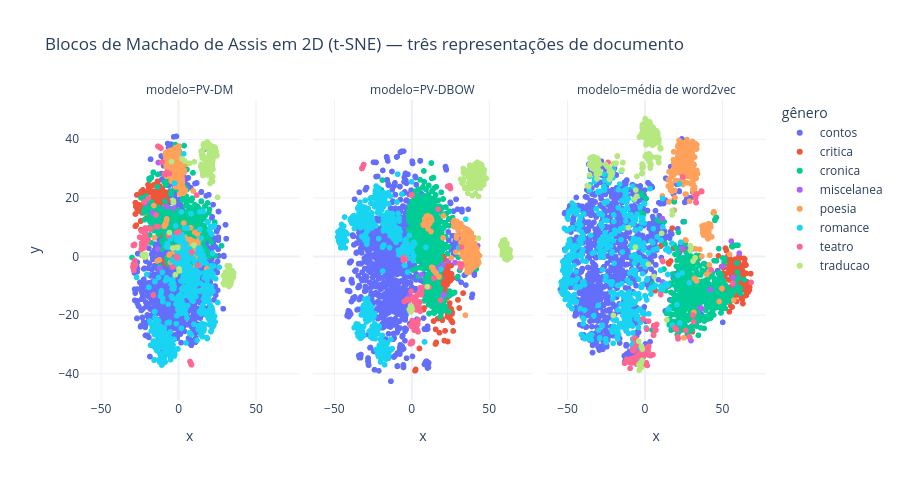

The notebook cell this image was saved under:
### Markdown cell above
## 3. Os vetores de documento separam gêneros literários?

Projetamos todos os blocos em 2D (t-SNE) coloridos pelo gênero. Comparamos PV-DM, PV-DBOW e o baseline **média dos vetores de palavras** (Skip-gram Machado).

### Code cell
from sklearn.manifold import TSNE
from replang.data.embeddings import load_local_model
from replang.data.corpora import iter_machado_raw, _strip_machado_header
from replang.utils.text import iter_sentences
import plotly.express as px
sg = load_local_model("machado_sg100")
# reconstruímos os documentos (mesma segmentação do script de treino) para o baseline de média
docs = []
for fname, text in iter_machado_raw():
    sents = list(iter_sentences(_strip_machado_header(text)))
    for i in range(0, len(sents), 60):
        chunk = [t for s in sents[i:i+60] for t in s]
        if len(chunk) > 100:
            docs.append(chunk)
assert len(docs) == len(meta)
mean_vecs = np.stack([np.mean([sg[w] for w in d if w in sg], axis=0) for d in docs])
reps = {"PV-DM": pvdm.dv.vectors, "PV-DBOW": pvdbow.dv.vectors, "média de word2vec": mean_vecs}
frames = []
for name, X in reps.items():
    Z = TSNE(n_components=2, random_state=0, perplexity=30, init="pca").fit_transform(X)
    frames.append(pd.DataFrame({"x": Z[:, 0], "y": Z[:, 1], "gênero": docs_df.genero, "obra": docs_df.arquivo.str.split("/").str[-1], "modelo": name}))
fig = px.scatter(pd.concat(frames), x="x", y="y", color="gênero", facet_col="modelo", hover_data=["obra"], template="plotly_white", title="Blocos de Machado de Assis em 2D (t-SNE) — três representações de documento", height=480)
fig.show()

### Figure 1 — Plotly figure (JSON) as saved in the notebook; plotly's stock layout.template omitted (floating-point values rounded to 4 significant figures; data arrays with more than 128 entries replaced by an {"elided": "..."} marker saying what was removed)
{"data": [{"customdata": {"elided": "958x1 str values"}, "hovertemplate": "gênero=contos<br>modelo=PV-DM<br>x=%{x}<br>y=%{y}<br>obra=%{customdata[0]}<extra></extra>", "legendgroup": "contos", "marker": {"color": "#636efa", "symbol": "circle"}, "mode": "markers", "name": "contos", "showlegend": true, "type": "scattergl", "x": {"elided": "958 float values"}, "xaxis": "x", "y": {"elided": "958 float values"}, "yaxis": "y"}, {"customdata": {"elided": "958x1 str values"}, "hovertemplate": "gênero=contos<br>modelo=PV-DBOW<br>x=%{x}<br>y=%{y}<br>obra=%{customdata[0]}<extra></extra>", "legendgroup": "contos", "marker": {"color": "#636efa", "symbol": "circle"}, "mode": "markers", "name": "contos", "showlegend": false, "type": "scattergl", "x": {"elided": "958 float values"}, "xaxis": "x2", "y": {"elided": "958 float values"}, "yaxis": "y2"}, {"customdata": {"elided": "958x1 str values"}, "hovertemplate": "gênero=contos<br>modelo=média de word2vec<br>x=%{x}<br>y=%{y}<br>obra=%{customdata[0]}<extra></extra>", "legendgroup": "contos", "marker": {"color": "#636efa", "symbol": "circle"}, "mode": "markers", "name": "contos", "showlegend": false, "type": "scattergl", "x": {"elided": "958 float values"}, "xaxis": "x3", "y": {"elided": "958 float values"}, "yaxis": "y3"}, {"customdata": {"elided": "145x1 str values"}, "hovertemplate": "gênero=critica<br>modelo=PV-DM<br>x=%{x}<br>y=%{y}<br>obra=%{customdata[0]}<extra></extra>", "legendgroup": "critica", "marker": {"color": "#EF553B", "symbol": "circle"}, "mode": "markers", "name": "critica", "showlegend": true, "type": "scattergl", "x": {"elided": "145 float values"}, "xaxis": "x", "y": {"elided": "145 float values"}, "yaxis": "y"}, {"customdata": {"elided": "145x1 str values"}, "hovertemplate": "gênero=critica<br>modelo=PV-DBOW<br>x=%{x}<br>y=%{y}<br>obra=%{customdata[0]}<extra></extra>", "legendgroup": "critica", "marker": {"color": "#EF553B", "symbol": "circle"}, "mode": "markers", "name": "critica", "showlegend": false, "type": "scattergl", "x": {"elided": "145 float values"}, "xaxis": "x2", "y": {"elided": "145 float values"}, "yaxis": "y2"}, {"customdata": {"elided": "145x1 str values"}, "hovertemplate": "gênero=critica<br>modelo=média de word2vec<br>x=%{x}<br>y=%{y}<br>obra=%{customdata[0]}<extra></extra>", "legendgroup": "critica", "marker": {"color": "#EF553B", "symbol": "circle"}, "mode": "markers", "name": "critica", "showlegend": false, "type": "scattergl", "x": {"elided": "145 float values"}, "xaxis": "x3", "y": {"elided": "145 float values"}, "yaxis": "y3"}, {"customdata": {"elided": "474x1 str values"}, "hovertemplate": "gênero=cronica<br>modelo=PV-DM<br>x=%{x}<br>y=%{y}<br>obra=%{customdata[0]}<extra></extra>", "legendgroup": "cronica", "marker": {"color": "#00cc96", "symbol": "circle"}, "mode": "markers", "name": "cronica", "showlegend": true, "type": "scattergl", "x": {"elided": "474 float values"}, "xaxis": "x", "y": {"elided": "474 float values"}, "yaxis": "y"}, {"customdata": {"elided": "474x1 str values"}, "hovertemplate": "gênero=cronica<br>modelo=PV-DBOW<br>x=%{x}<br>y=%{y}<br>obra=%{customdata[0]}<extra></extra>", "legendgroup": "cronica", "marker": {"color": "#00cc96", "symbol": "circle"}, "mode": "markers", "name": "cronica", "showlegend": false, "type": "scattergl", "x": {"elided": "474 float values"}, "xaxis": "x2", "y": {"elided": "474 float values"}, "yaxis": "y2"}, {"customdata": {"elided": "474x1 str values"}, "hovertemplate": "gênero=cronica<br>modelo=média de word2vec<br>x=%{x}<br>y=%{y}<br>obra=%{customdata[0]}<extra></extra>", "legendgroup": "cronica", "marker": {"color": "#00cc96", "symbol": "circle"}, "mode": "markers", "name": "cronica", "showlegend": false, "type": "scattergl", "x": {"elided": "474 float values"}, "xaxis": "x3", "y": {"elided": "474 float values"}, "yaxis": "y3"}, {"customdata": [["mams01.txt"], ["mams02.txt"], ["mams02.txt"], ["mams02.txt"], ["mams03.txt"], ["mams04.txt"], ["mams05.txt"], ["mams06.txt"], ["mams07.txt"], ["mams08.txt"], ["mams09.txt"], ["mams10.txt"]], "hovertemplate": "gênero=miscelanea<br>modelo=PV-DM<br>x=%{x}<br>y=%{y}<br>obra=%{customdata[0]}<extra></extra>", "legendgroup": "miscelanea", "marker": {"color": "#ab63fa", "symbol": "circle"}, "mode": "markers", "name": "miscelanea", "showlegend": true, "type": "scattergl", "x": [-3.003, -12.99, -13.04, -13.08, -16.66, -21.52, -13.27, -12.18, -4.263, 3.051, -3.344, -7.74], "xaxis": "x", "y": [30.82, 32.06, 32.07, 32.07, 14.99, 18.07, 2.536, -4.138, -3.529, 27.58, 16.5, 16.99], "yaxis": "y"}, {"customdata": [["mams01.txt"], ["mams02.txt"], ["mams02.txt"], ["mams02.txt"], ["mams03.txt"], ["mams04.txt"], ["mams05.txt"], ["mams06.txt"], ["mams07.txt"], ["mams08.txt"], ["mams09.txt"], ["mams10.txt"]], "hovertemplate": "gênero=miscelanea<br>modelo=PV-DBOW<br>x=%{x}<br>y=%{y}<br>obra=%{customdata[0]}<extra></extra>", "legendgroup": "miscelanea", "marker": {"color": "#ab63fa", "symbol": "circle"}, "mode": "markers", "name": "miscelanea", "showlegend": false, "type": "scattergl", "x": [42.7, 23.92, 28.11, 28.1, 20.9, 18.63, 6.168, 18.28, -1.025, 30.85, 20.46, 17.7], "xaxis": "x2", "y": [3.705, -1.448, -2.074, -2.085, -13.02, -14.84, -6.295, -4.324, -13.26, 7.811, -2.788, -3.858], "yaxis": "y2"}, {"customdata": [["mams01.txt"], ["mams02.txt"], ["mams02.txt"], ["mams02.txt"], ["mams03.txt"], ["mams04.txt"], ["mams05.txt"], ["mams06.txt"], ["mams07.txt"], ["mams08.txt"], ["mams09.txt"], ["mams10.txt"]], "hovertemplate": "gênero=miscelanea<br>modelo=média de word2vec<br>x=%{x}<br>y=%{y}<br>obra=%{customdata[0]}<extra></extra>", "legendgroup": "miscelanea", "marker": {"color": "#ab63fa", "symbol": "circle"}, "mode": "markers", "name": "miscelanea", "showlegend": false, "type": "scattergl", "x": [56.02, 35.95, 11.74, 36.77, 57.25, 57.27, 11.53, 61.2, 30.0, 24.21, 42.46, 50.34], "xaxis": "x3", "y": [5.246, -17.59, -8.696, -17.73, -7.263, -9.588, 12.93, 1.133, -28.69, 2.791, -11.27, -3.382], "yaxis": "y3"}, {"customdata": {"elided": "232x1 str values"}, "hovertemplate": "gênero=poesia<br>modelo=PV-DM<br>x=%{x}<br>y=%{y}<br>obra=%{customdata[0]}<extra></extra>", "legendgroup": "poesia", "marker": {"color": "#FFA15A", "symbol": "circle"}, "mode": "markers", "name": "poesia", "showlegend": true, "type": "scattergl", "x": {"elided": "232 float values"}, "xaxis": "x", "y": {"elided": "232 float values"}, "yaxis": "y"}, {"customdata": {"elided": "232x1 str values"}, "hovertemplate": "gênero=poesia<br>modelo=PV-DBOW<br>x=%{x}<br>y=%{y}<br>obra=%{customdata[0]}<extra></extra>", "legendgroup": "poesia", "marker": {"color": "#FFA15A", "symbol": "circle"}, "mode": "markers", "name": "poesia", "showlegend": false, "type": "scattergl", "x": {"elided": "232 float values"}, "xaxis": "x2", "y": {"elided": "232 float values"}, "yaxis": "y2"}, {"customdata": {"elided": "232x1 str values"}, "hovertemplate": "gênero=poesia<br>modelo=média de word2vec<br>x=%{x}<br>y=%{y}<br>obra=%{customdata[0]}<extra></extra>", "legendgroup": "poesia", "marker": {"color": "#FFA15A", "symbol": "circle"}, "mode": "markers", "name": "poesia", "showlegend": false, "type": "scattergl", "x": {"elided": "232 float values"}, "xaxis": "x3", "y": {"elided": "232 float values"}, "yaxis": "y3"}, {"customdata": {"elided": "508x1 str values"}, "hovertemplate": "gênero=romance<br>modelo=PV-DM<br>x=%{x}<br>y=%{y}<br>obra=%{customdata[0]}<extra></extra>", "legendgroup": "romance", "marker": {"color": "#19d3f3", "symbol": "circle"}, "mode": "markers", "name": "romance", "showlegend": true, "type": "scattergl", "x": {"elided": "508 float values"}, "xaxis": "x", "y": {"elided": "508 float values"}, "yaxis": "y"}, {"customdata": {"elided": "508x1 str values"}, "hovertemplate": "gênero=romance<br>modelo=PV-DBOW<br>x=%{x}<br>y=%{y}<br>obra=%{customdata[0]}<extra></extra>", "legendgroup": "romance", "marker": {"color": "#19d3f3", "symbol": "circle"}, "mode": "markers", "name": "romance", "showlegend": false, "type": "scattergl", "x": {"elided": "508 float values"}, "xaxis": "x2", "y": {"elided": "508 float values"}, "yaxis": "y2"}, {"customdata": {"elided": "508x1 str values"}, "hovertemplate": "gênero=romance<br>modelo=média de word2vec<br>x=%{x}<br>y=%{y}<br>obra=%{customdata[0]}<extra></extra>", "legendgroup": "romance", "marker": {"color": "#19d3f3", "symbol": "circle"}, "mode": "markers", "name": "romance", "showlegend": false, "type": "scattergl", "x": {"elided": "508 float values"}, "xaxis": "x3", "y": {"elided": "508 float values"}, "yaxis": "y3"}, {"customdata": [["matt01.txt"], ["matt01.txt"], ["matt01.txt"], ["matt01.txt"], ["matt01.txt"], ["matt01.txt"], ["matt01.txt"], ["matt01.txt"], ["matt01.txt"], ["matt01.txt"], ["matt01.txt"], ["matt01.txt"], ["matt02.txt"], ["matt02.txt"], ["matt02.txt"], ["matt02.txt"], ["matt02.txt"], ["matt02.txt"], ["matt03.txt"], ["matt03.txt"], ["matt03.txt"], ["matt03.txt"], ["matt03.txt"], ["matt03.txt"], ["matt03.txt"], ["matt03.txt"], ["matt03.txt"], ["matt03.txt"], ["matt04.txt"], ["matt04.txt"], ["matt04.txt"], ["matt04.txt"], ["matt04.txt"], ["matt04.txt"], ["matt04.txt"], ["matt04.txt"], ["matt04.txt"], ["matt04.txt"], ["matt04.txt"], ["matt04.txt"], ["matt04.txt"], ["matt04.txt"], ["matt05.txt"], ["matt05.txt"], ["matt05.txt"], ["matt05.txt"], ["matt05.txt"], ["matt05.txt"], ["matt06.txt"], ["matt06.txt"], ["matt06.txt"], ["matt06.txt"], ["matt06.txt"], ["matt06.txt"], ["matt06.txt"], ["matt06.txt"], ["matt06.txt"], ["matt07.txt"], ["matt07.txt"], ["matt07.txt"], ["matt08.txt"], ["matt08.txt"], ["matt08.txt"], ["matt08.txt"], ["matt08.txt"], ["matt08.txt"], ["matt08.txt"], ["matt08.txt"], ["matt09.txt"], ["matt09.txt"], ["matt09.txt"], ["matt09.txt"], ["matt09.txt"], ["matt09.txt"], ["matt09.txt"], ["matt10.txt"], ["matt10.txt"], ["matt10.txt"], ["matt10.txt"], ["matt10.txt"], ["matt10.txt"], ["matt10.txt"], ["matt10.txt"]], "hovertemplate": "gênero=teatro<br>modelo=PV-DM<br>x=%{x}<br>y=%{y}<br>obra=%{customdata[0]}<extra></extra>", "legendgroup": "teatro", "marker": {"color": "#FF6692", "symbol": "circle"}, "mode": "markers", "name": "teatro", "showlegend": true, "type": "scattergl", "x": [-28.36, -27.84, -28.64, -28.62, -29.23, -29.18, -29.5, -29.34, -28.1, -29.01, -28.9, -28.08, -23.81, -23.66, -0.6666, -23.64, -23.76, -0.6994, -10.71, -1.6, -21.49, -21.2, -21.11, -25.15, -14.56, -24.02, -21.46, -3.826, -22.04, -22.8, -22.08, -22.27, -21.75, -19.72, 8.43, -21.38, -1.749, -22.3, -21.78, -24.12, -21.16, -6.632, -13.24, 0.04052, -14.46, -18.24, -18.06, -1.162, -19.48, -8.562, -9.29, -5.876, -7.93, -7.018, -9.155, -7.464, -8.47, 11.74, 11.74, 12.58, -13.33, -12.66, -12.4, -11.35, -12.24, -12.13, -12.35, -12.13, 8.352, 8.315, 7.933, 7.392, 8.124, 7.772, 7.809, -29.25, -29.24, -29.05, -28.57, -28.81, -28.69, -28.4, -16.31], "xaxis": "x", "y": [-1.402, -2.639, -3.272, -3.423, -2.594, -2.672, -3.649, -3.691, -2.535, -4.287, -4.755, -3.022, 4.673, 4.32, -0.4749, 4.096, 3.735, -0.2587, 32.13, -0.09126, 8.656, 9.603, 7.293, 6.596, 14.15, 8.703, 9.721, -3.602, 18.63, 5.738, 6.683, 6.687, 7.622, 5.714, 1.426, 9.649, 3.221, 2.939, 6.396, 2.398, 4.133, 7.093, 10.16, 8.507, 10.25, 9.622, 9.229, 8.12, 19.91, 27.99, 28.09, 28.34, 28.52, 28.55, 28.2, 28.77, 28.08, 20.94, 20.94, -2.936, 37.6, 37.4, 37.32, 36.96, 37.2, 37.25, 37.36, 37.19, -36.93, -36.89, -36.48, -35.82, -36.68, -36.28, -36.32, 3.79, 3.841, 3.794, 4.072, 3.855, 3.805, 4.125, -13.2], "yaxis": "y"}, {"customdata": [["matt01.txt"], ["matt01.txt"], ["matt01.txt"], ["matt01.txt"], ["matt01.txt"], ["matt01.txt"], ["matt01.txt"], ["matt01.txt"], ["matt01.txt"], ["matt01.txt"], ["matt01.txt"], ["matt01.txt"], ["matt02.txt"], ["matt02.txt"], ["matt02.txt"], ["matt02.txt"], ["matt02.txt"], ["matt02.txt"], ["matt03.txt"], ["matt03.txt"], ["matt03.txt"], ["matt03.txt"], ["matt03.txt"], ["matt03.txt"], ["matt03.txt"], ["matt03.txt"], ["matt03.txt"], ["matt03.txt"], ["matt04.txt"], ["matt04.txt"], ["matt04.txt"], ["matt04.txt"], ["matt04.txt"], ["matt04.txt"], ["matt04.txt"], ["matt04.txt"], ["matt04.txt"], ["matt04.txt"], ["matt04.txt"], ["matt04.txt"], ["matt04.txt"], ["matt04.txt"], ["matt05.txt"], ["matt05.txt"], ["matt05.txt"], ["matt05.txt"], ["matt05.txt"], ["matt05.txt"], ["matt06.txt"], ["matt06.txt"], ["matt06.txt"], ["matt06.txt"], ["matt06.txt"], ["matt06.txt"], ["matt06.txt"], ["matt06.txt"], ["matt06.txt"], ["matt07.txt"], ["matt07.txt"], ["matt07.txt"], ["matt08.txt"], ["matt08.txt"], ["matt08.txt"], ["matt08.txt"], ["matt08.txt"], ["matt08.txt"], ["matt08.txt"], ["matt08.txt"], ["matt09.txt"], ["matt09.txt"], ["matt09.txt"], ["matt09.txt"], ["matt09.txt"], ["matt09.txt"], ["matt09.txt"], ["matt10.txt"], ["matt10.txt"], ["matt10.txt"], ["matt10.txt"], ["matt10.txt"], ["matt10.txt"], ["matt10.txt"], ["matt10.txt"]], "hovertemplate": "gênero=teatro<br>modelo=PV-DBOW<br>x=%{x}<br>y=%{y}<br>obra=%{customdata[0]}<extra></extra>", "legendgroup": "teatro", "marker": {"color": "#FF6692", "symbol": "circle"}, "mode": "markers", "name": "teatro", "showlegend": false, "type": "scattergl", "x": [4.076, 3.393, 2.114, 1.729, 3.992, 4.314, 0.9065, 1.284, 2.141, 0.2282, -0.6087, 0.3901, -4.794, -4.032, -5.354, -5.231, -4.115, -5.179, 4.667, 0.7021, 2.921, 5.432, -1.59, -2.353, -1.647, -2.792, 4.491, -2.841, 18.7, 1.904, 0.7571, 3.054, 3.889, -4.652, -0.2881, 5.589, 3.828, 2.03, 2.687, 2.257, 2.675, 11.32, 5.71, 5.966, 6.325, 6.474, 6.263, 7.972, 14.34, 31.67, 31.22, 32.13, 31.95, 32.33, 31.0, 17.16, 31.72, 0.2891, 0.05965, -0.218, 23.28, 23.92, 24.6, 25.11, 24.47, 24.23, 24.68, 24.97, -30.88, -31.04, -31.25, -32.05, -31.86, -31.99, -31.96, -0.788, 0.08287, -0.7925, 0.582, -0.5688, 0.342, 0.5092, -0.3089], "xaxis": "x2", "y": [-25.62, -24.79, -24.63, -25.14, -23.1, -21.63, -22.55, -22.63, -22.61, -24.02, -23.53, -21.87, -0.9917, -1.005, -0.8513, -1.268, -0.9007, -0.3698, -16.65, -13.9, -13.64, -15.51, -15.03, -14.81, -14.72, -14.76, -17.77, -14.54, -14.94, -15.04, -13.89, -18.21, -12.78, -15.31, -11.84, -18.7, -15.32, -15.86, -16.14, -15.89, -16.4, -10.47, -10.62, -11.22, -12.19, -12.74, -13.08, -10.52, -7.42, -2.858, -2.487, 3.184, -3.195, -2.736, -2.371, 16.14, -3.944, 21.0, 20.97, 20.95, 23.9, 23.83, 24.13, 23.2, 23.87, 23.72, 23.84, 23.59, 31.39, 31.21, 30.98, 30.03, 30.26, 30.12, 30.14, -29.74, -29.56, -29.79, -29.34, -29.53, -29.51, -28.96, -29.19], "yaxis": "y2"}, {"customdata": [["matt01.txt"], ["matt01.txt"], ["matt01.txt"], ["matt01.txt"], ["matt01.txt"], ["matt01.txt"], ["matt01.txt"], ["matt01.txt"], ["matt01.txt"], ["matt01.txt"], ["matt01.txt"], ["matt01.txt"], ["matt02.txt"], ["matt02.txt"], ["matt02.txt"], ["matt02.txt"], ["matt02.txt"], ["matt02.txt"], ["matt03.txt"], ["matt03.txt"], ["matt03.txt"], ["matt03.txt"], ["matt03.txt"], ["matt03.txt"], ["matt03.txt"], ["matt03.txt"], ["matt03.txt"], ["matt03.txt"], ["matt04.txt"], ["matt04.txt"], ["matt04.txt"], ["matt04.txt"], ["matt04.txt"], ["matt04.txt"], ["matt04.txt"], ["matt04.txt"], ["matt04.txt"], ["matt04.txt"], ["matt04.txt"], ["matt04.txt"], ["matt04.txt"], ["matt04.txt"], ["matt05.txt"], ["matt05.txt"], ["matt05.txt"], ["matt05.txt"], ["matt05.txt"], ["matt05.txt"], ["matt06.txt"], ["matt06.txt"], ["matt06.txt"], ["matt06.txt"], ["matt06.txt"], ["matt06.txt"], ["matt06.txt"], ["matt06.txt"], ["matt06.txt"], ["matt07.txt"], ["matt07.txt"], ["matt07.txt"], ["matt08.txt"], ["matt08.txt"], ["matt08.txt"], ["matt08.txt"], ["matt08.txt"], ["matt08.txt"], ["matt08.txt"], ["matt08.txt"], ["matt09.txt"], ["matt09.txt"], ["matt09.txt"], ["matt09.txt"], ["matt09.txt"], ["matt09.txt"], ["matt09.txt"], ["matt10.txt"], ["matt10.txt"], ["matt10.txt"], ["matt10.txt"], ["matt10.txt"], ["matt10.txt"], ["matt10.txt"], ["matt10.txt"]], "hovertemplate": "gênero=teatro<br>modelo=média de word2vec<br>x=%{x}<br>y=%{y}<br>obra=%{customdata[0]}<extra></extra>", "legendgroup": "teatro", "marker": {"color": "#FF6692", "symbol": "circle"}, "mode": "markers", "name": "teatro", "showlegend": false, "type": "scattergl", "x": [7.405, -5.642, -1.636, -4.6, -2.589, -3.213, -12.83, -8.605, -3.713, -11.44, -5.13, -8.495, 7.882, 7.334, 5.817, 6.046, 6.828, -23.54, 2.701, 0.1517, 1.502, 21.47, 2.091, 2.356, 31.7, -7.908, 21.63, -7.281, 56.94, 6.675, 1.085, 10.48, 1.751, 1.05, -0.9591, 31.21, 2.58, 0.6556, 1.461, -0.7895, 0.1449, 42.96, 26.7, 19.6, 5.123, 5.216, 5.46, 20.66, 68.78, 36.95, 33.33, 24.55, 32.91, 32.63, 33.23, 33.57, 36.95, 11.43, 11.82, -17.56, 28.75, 0.9877, 1.069, 0.2764, 5.96, 0.4603, 1.828, 5.726, -6.096, -6.598, -7.608, -4.747, -6.445, -5.706, -6.361, -9.335, 4.02, -8.102, -0.4007, -8.553, -1.934, -1.032, -9.853], "xaxis": "x3", "y": [-23.41, -30.68, -34.01, -33.77, -34.13, -32.74, -36.44, -35.38, -33.65, -35.03, -36.73, -34.84, -23.15, -25.12, -23.86, -23.55, -25.04, 32.11, -30.66, -31.39, -31.39, -27.4, -33.28, -32.04, -22.3, -31.74, -28.11, -32.22, -9.138, -24.24, -32.21, -12.98, -31.27, -32.6, -21.31, -20.02, -22.03, -33.28, -24.81, -34.22, -33.51, -4.543, -25.24, -24.36, -33.53, -33.51, -33.5, -25.0, -8.852, 22.25, 18.39, 27.19, 19.96, 20.57, 18.56, 21.33, 22.17, -1.387, -1.698, 34.27, -27.43, -36.95, -36.24, -36.24, -26.79, -36.39, -37.17, -26.89, -27.77, -28.03, -34.98, -29.48, -34.54, -35.24, -35.86, -38.14, -33.84, -36.33, -32.18, -35.83, -33.23, -32.46, -36.1], "yaxis": "y3"}, {"customdata": {"elided": "192x1 str values"}, "hovertemplate": "gênero=traducao<br>modelo=PV-DM<br>x=%{x}<br>y=%{y}<br>obra=%{customdata[0]}<extra></extra>", "legendgroup": "traducao", "marker": {"color": "#B6E880", "symbol": "circle"}, "mode": "markers", "name": "traducao", "showlegend": true, "type": "scattergl", "x": {"elided": "192 float values"}, "xaxis": "x", "y": {"elided": "192 float values"}, "yaxis": "y"}, {"customdata": {"elided": "192x1 str values"}, "hovertemplate": "gênero=traducao<br>modelo=PV-DBOW<br>x=%{x}<br>y=%{y}<br>obra=%{customdata[0]}<extra></extra>", "legendgroup": "traducao", "marker": {"color": "#B6E880", "symbol": "circle"}, "mode": "markers", "name": "traducao", "showlegend": false, "type": "scattergl", "x": {"elided": "192 float values"}, "xaxis": "x2", "y": {"elided": "192 float values"}, "yaxis": "y2"}, {"customdata": {"elided": "192x1 str values"}, "hovertemplate": "gênero=traducao<br>modelo=média de word2vec<br>x=%{x}<br>y=%{y}<br>obra=%{customdata[0]}<extra></extra>", "legendgroup": "traducao", "marker": {"color": "#B6E880", "symbol": "circle"}, "mode": "markers", "name": "traducao", "showlegend": false, "type": "scattergl", "x": {"elided": "192 float values"}, "xaxis": "x3", "y": {"elided": "192 float values"}, "yaxis": "y3"}], "layout": {"annotations": [{"font": {}, "showarrow": false, "text": "modelo=PV-DM", "x": 0.16, "xanchor": "center", "xref": "paper", "y": 1.0, "yanchor": "bottom", "yref": "paper"}, {"font": {}, "showarrow": false, "text": "modelo=PV-DBOW", "x": 0.5, "xanchor": "center", "xref": "paper", "y": 1.0, "yanchor": "bottom", "yref": "paper"}, {"font": {}, "showarrow": false, "text": "modelo=média de word2vec", "x": 0.84, "xanchor": "center", "xref": "paper", "y": 1.0, "yanchor": "bottom", "yref": "paper"}], "height": 480, "legend": {"title": {"text": "gênero"}, "tracegroupgap": 0}, "title": {"text": "Blocos de Machado de Assis em 2D (t-SNE) — três representações de documento"}, "xaxis": {"anchor": "y", "domain": [0.0, 0.32], "title": {"text": "x"}}, "xaxis2": {"anchor": "y2", "domain": [0.34, 0.66], "matches": "x", "title": {"text": "x"}}, "xaxis3": {"anchor": "y3", "domain": [0.68, 1.0], "matches": "x", "title": {"text": "x"}}, "yaxis": {"anchor": "x", "domain": [0.0, 1.0], "title": {"text": "y"}}, "yaxis2": {"anchor": "x2", "domain": [0.0, 1.0], "matches": "y", "showticklabels": false}, "yaxis3": {"anchor": "x3", "domain": [0.0, 1.0], "matches": "y", "showticklabels": false}}}
